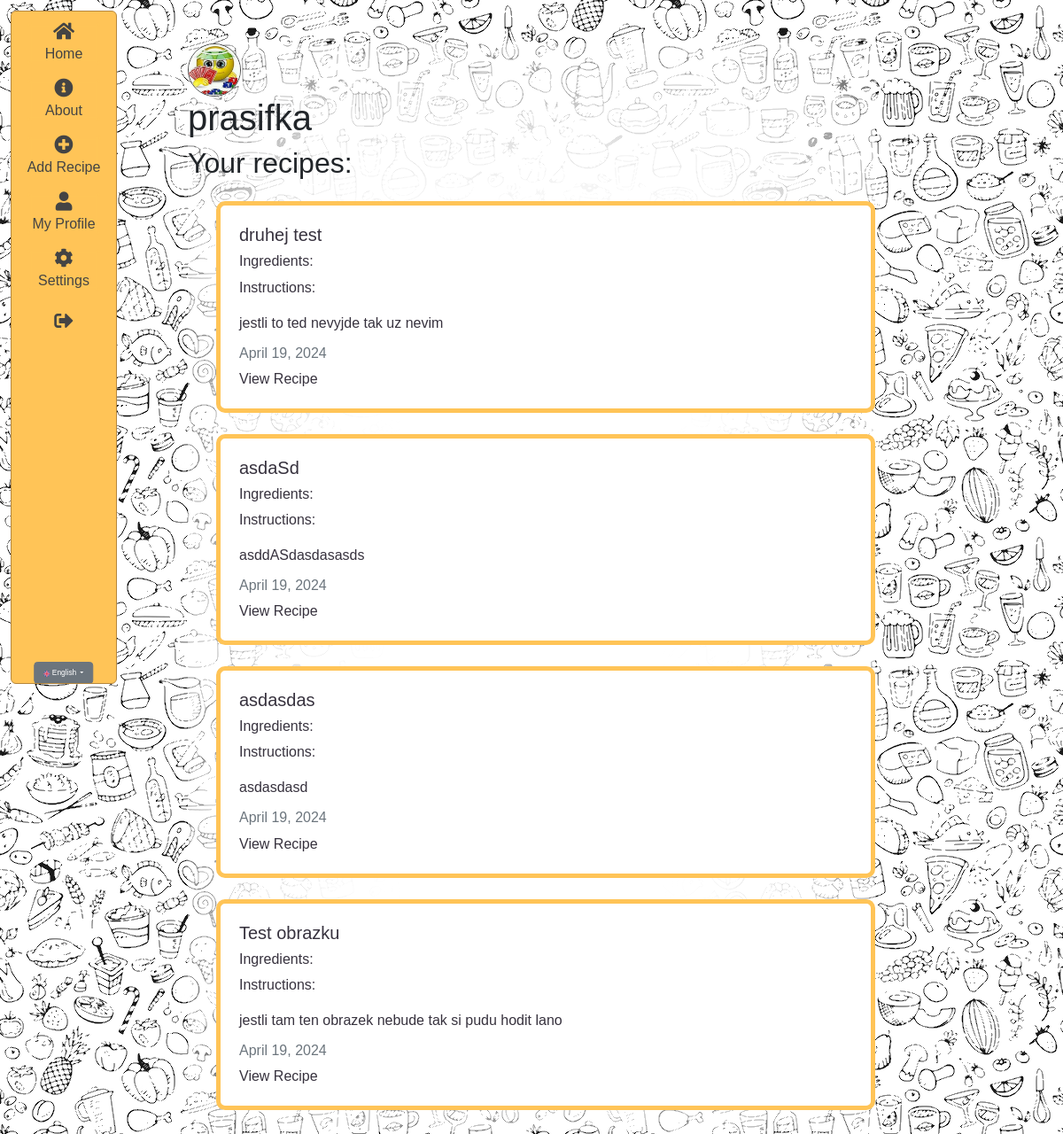
/en/profile/ (signed in), run on the app's committed database.
### users/models.py (models this page shows, shortened)
class UserProfile(models.Model):
    user = models.OneToOneField(User, on_delete=models.CASCADE)
    pfp = models.ImageField(
        upload_to='pfp',
        null=True,
        blank=True,
        default='pfp/default.png',
        verbose_name=_('pfp'),
    )

### recipes/models.py (models this page shows, shortened)
class Recipe(models.Model):
  title = models.CharField(max_length=100, verbose_name=_('title'))
  description = RichTextField(blank=True, null=True, verbose_name=_('description'), config_name='default')
  author = models.ForeignKey(User, on_delete=models.CASCADE)
  created_at = models.DateTimeField(auto_now_add=True)
  updated_at = models.DateTimeField(auto_now=True)
  ingredients = models.ManyToManyField(Ingredient, related_name='recipes', verbose_name=_('ingredients'))
  likes = models.ManyToManyField(User, related_name='blog_posts')
  photo = models.ImageField(
        upload_to='recipes',
        null=True,
        blank=True,
        verbose_name=_('photo'),
    )
  class Meta:
    ordering = ['-created_at']

### users/views.py (the view)
# urls.py: path('profile/', user_views.profile, name="user-profile"),
@login_required
def profile(request):
    user = request.user
    recipes = Recipe.objects.filter(author=user)
    return render(request, 'users/profile.html', {'recipes': recipes})

### users/templates/users/profile.html (shortened to what this page needs)
{% extends "recipes/box.html" %}
{% load static %}
{% load crispy_forms_tags %} {% load i18n %} {% load static %}
{% block content %}
<div class="background-container">
  <img class="pfp" src="{{ user.userprofile.pfp.url }}" alt="{{ user.userprofile.user.username }}" />
  <h1>{{ user.username }}</h1>
  <h2>{% trans "Your recipes:" %}</h2>
  <ul>
    {% for recipe in recipes %}
    <div class="card my-4">
      <div class="card-body">
        <h5 class="card-title">{{ recipe.title }}</h5>
        <h6>{% trans "Ingredients:" %}</h6>
        <p class="card-text">
          {% trans "Instructions:" %} {{ recipe.description | safe }}
        </p>
        <h6 class="card-subtitle mb-2 text-muted">
          {{ recipe.updated_at|date:"F d, Y" }}
        </h6>
        <a
          href="{% url 'recipes-detail' recipe.pk %}"
          class="card-link no-style"
          >{% trans "View Recipe" %}</a
        >
      </div>
    </div>
    {% endfor %}
  </ul>
</div>
{% endblock content %}

### recipes/static/recipes/base.css (style rules this page uses)
:root { --color-primary: #ffffff; --color-secondary: #444444; --color-tertiary: #37323E; --color-accent: #ffc457; --color-dark: #b5873e; }
body { background-color: var(--color-primary); background-image: url(food.png); font-family: Arial, sans-serif; }
.card { background-color: var(--color-primary); transition: transform 0.3s ease-in-out; color: var(--color-tertiary); display: flex; flex-direction: row-reverse; justify-content: space-between; padding: 5px; border-radius: 10px; overflow: auto; border: 5px solid var(--color-accent); box-sizing: border-box; }
.no-style { text-decoration: none; color: inherit; }
.pfp { border-radius: 50%; width: 5vw; height: 5vw; border: 1px solid var(--color-secondary); }
.background-container { position: relative; overflow: hidden; }
.background-container::before { content: ""; position: absolute; top: 0; left: 0; width: 100%; height: 100%; background-color: white; background-size: cover; filter: blur(100px); z-index: -1; }

### data on the page
Recipe: title "druhej test", description "jestli to ted nevyjde tak uz nevim", updated_at "April 19, 2024"
Recipe: title "asdaSd", description "asddASdasdasasds", updated_at "April 19, 2024"
Recipe: title "asdasdas", description "asdasdasd", updated_at "April 19, 2024"
Recipe: title "Test obrazku", description "jestli tam ten obrazek nebude tak si pudu hodit lano", updated_at "April 19, 2024"

### other printed values
{{ user.username }} "prasifka"
